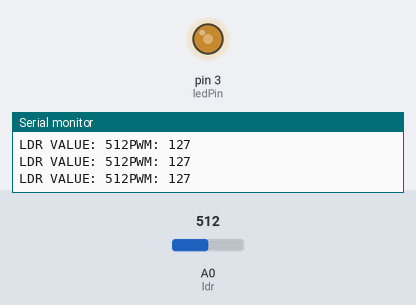
Bench run of a sketch on a simulated Arduino Uno, built with avr-gcc and run on an emulated ATmega328P. Shown: output pins drawn as LEDs (lit = HIGH), the last lines printed to the serial monitor. The test bench sets the inputs (shaded band); at power-on: A0 (ldr) = 512.

Above: at 1.2 s.
1.3 s: A0 (ldr) set to 418
At 2.6 s:
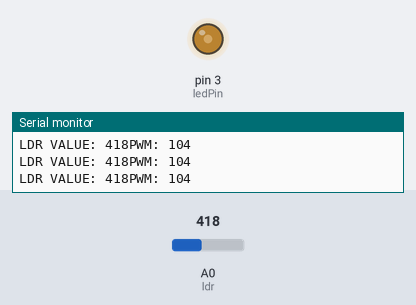
4.3 s: A0 (ldr) set to 384
At 4.7 s:
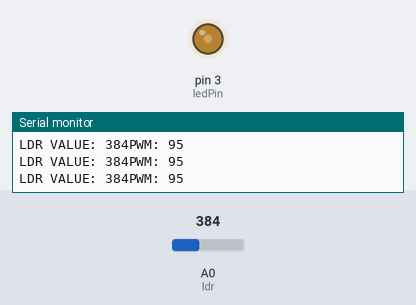
7.3 s: A0 (ldr) set to 111
At 8.5 s:
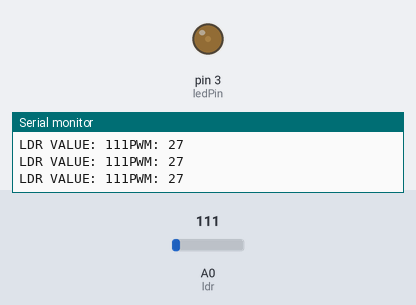
8.8 s: A0 (ldr) set to 95
At 10.0 s:
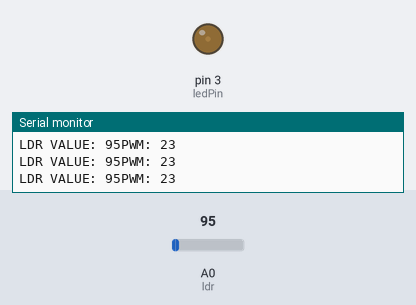
11.8 s: A0 (ldr) set to 44
At 12.2 s:
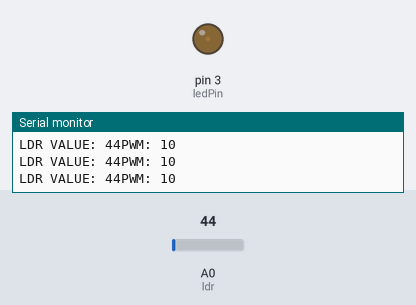
14.8 s: A0 (ldr) set to 38
At 15.6 s:
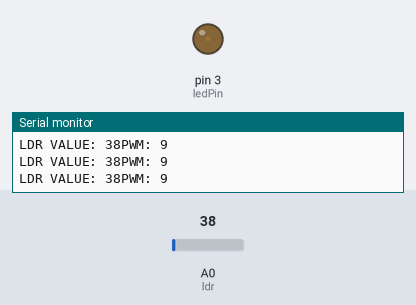
Timing chart, 0 to 17.3 s (numbered marks = the images above; inputs shaded):
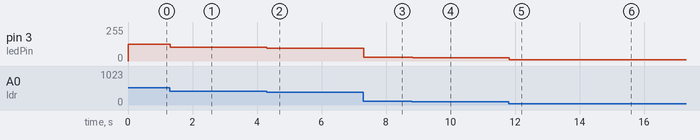

Measured:
- after the input at 1.3 s, pin 3 (ledPin): 127/255 → 104/255 at once
- after the input at 4.3 s, pin 3 (ledPin): 104/255 → 95/255 at once
- after the input at 7.3 s, pin 3 (ledPin): 95/255 → 27/255 at once
- after the input at 8.8 s, pin 3 (ledPin): 27/255 → 23/255 at once
- after the input at 11.8 s, pin 3 (ledPin): 23/255 → 10/255 at once
- after the input at 14.8 s, pin 3 (ledPin): 10/255 → 9/255 at once

The sketch:

LDR.ino
```cpp
int ledPin = 3;
int ldr = A0;

void setup() {
  // put your setup code here, to run once:
  pinMode(ledPin,OUTPUT);
  Serial.begin(9600);
}

void loop() {
  // put your main code here, to run repeatedly:
  int ldrState;
  ldrState = analogRead(ldr);
  int pwmValue = map(ldrState, 0, 1023, 0, 255);
  analogWrite(ledPin, pwmValue);
  Serial.print("LDR VALUE: ");
  Serial.print(ldrState);
  Serial.print("PWM: ");
  Serial.println(pwmValue);
}
```
